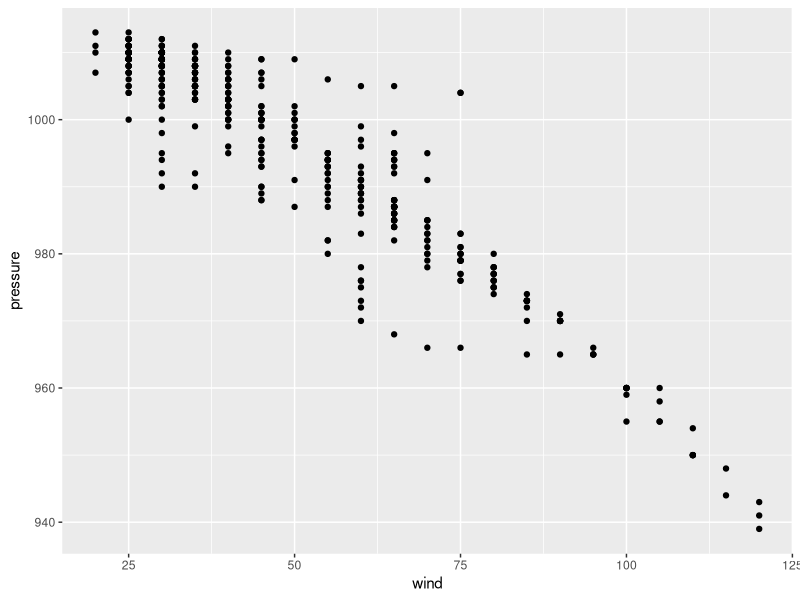

The R source for this figure:
## ---- chunk 1
library(tidyverse)

storms |>
  filter(year == 2000) |>
  ggplot(aes(x = wind, y = pressure)) +
  geom_point()
